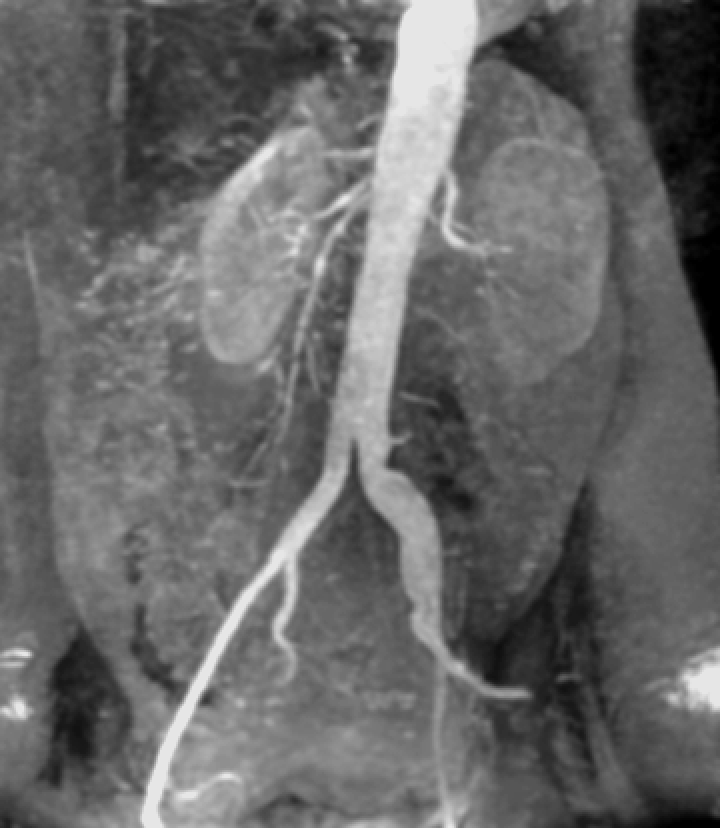
#> input picture ImageMaterial/DIP3/Fig0312(a)(kidney).tif, 720 x 828 px
$ python GrayLevelStratification.py
#> lines starting #> are read from the running program, lines starting #| are printed output that depends on the picture
import numpy as np
import matplotlib.pyplot as plt
import cv2

plt.figure(1)

plt.subplot(1,2,1)
x = [0,2,2,3.5,3.5,5]
y = [0.5,0.5,3,3,0.5,0.5]
plt.plot(x,y,'-')
plt.axis([0,5,0,5])
plt.gca().set_aspect(1)

plt.subplot(1,2,2)
x = [0,1.5,1.5,2.5,2.5,5]
y = [0,1.5,4,4,2.5,5]
plt.plot(x,y,'-')
plt.axis([0,5,0,5])
plt.gca().set_aspect(1)

plt.figure(2)

img = cv2.imread('../../ImageMaterial/DIP3/Fig0312(a)(kidney).tif',cv2.IMREAD_GRAYSCALE)
#> img is the input picture: shape (828, 720); min 0, max 230, mean 103.5
plt.subplot(1,3,1)
plt.imshow(img,cmap='Greys_r')


mean = np.mean(img)
#> mean = 103.5
a,b = 3.9,4
left,right = mean-(np.max(img)-np.min(img))/a, mean+(np.max(img)-np.min(img))/b
#> left = 44.55; right = 161
def getValue(value):
    if value >= left and value <= right:
        return 1
    else:
        return 255

plt.subplot(1,3,2)
img1 = [[1*getValue(img[x][y])for y in range(img.shape[1])]for x in range(img.shape[0])]
#> img1 = 828 items
plt.imshow(img1,cmap='Greys_r')

a,b = 5,5
left,right = mean-(np.max(img)-np.min(img))/a, mean+(np.max(img)-np.min(img))/b
#> left = 57.53; right = 149.5
plt.subplot(1,3,3)
img2 = [[img[x][y]*getValue(img[x][y])for y in range(img.shape[1])]for x in range(img.shape[0])]
#> img2 = 828 items
plt.imshow(img2,cmap='Greys_r')

plt.show()
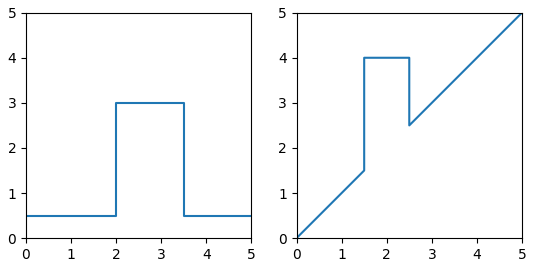
#> figure drawn by matplotlib, 2 panels
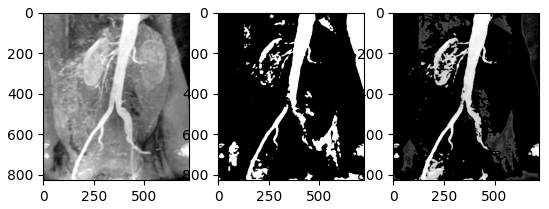
#> figure drawn by matplotlib, 3 panels
